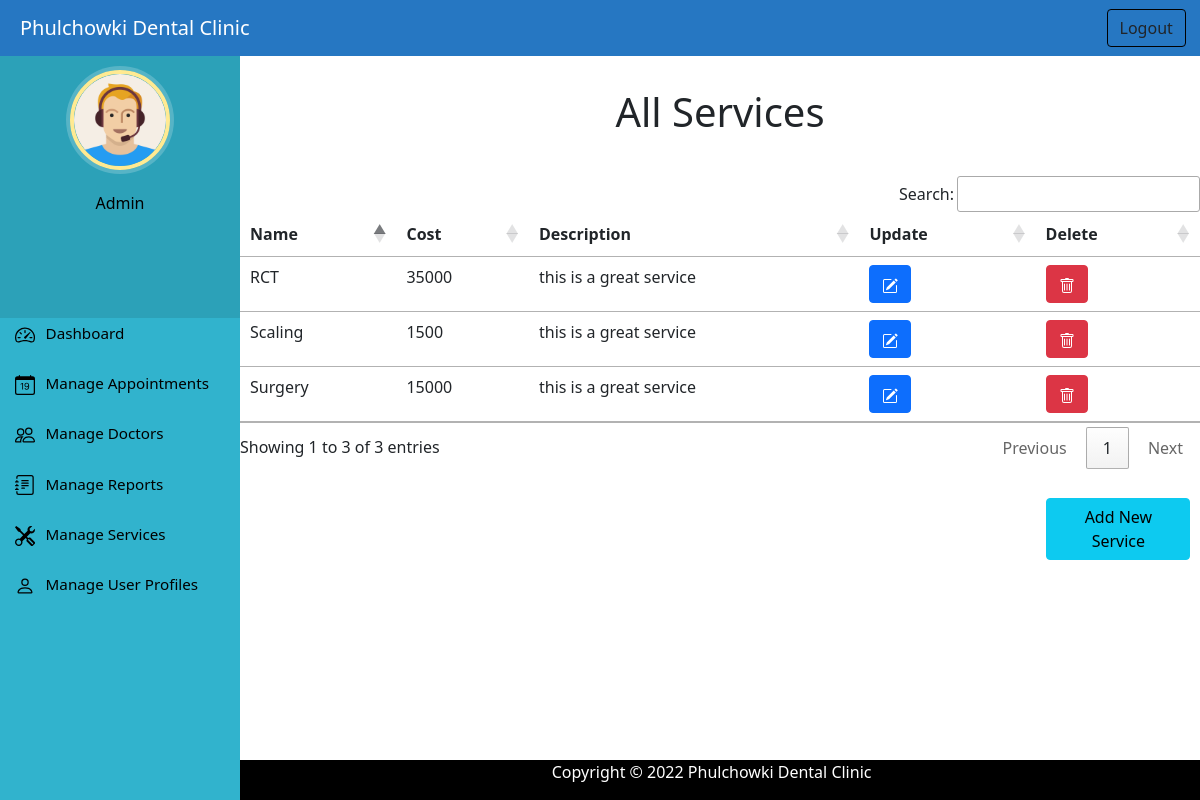
The app's page /admin_view_services (signed in) with its own data.
### home/models.py (models this page shows, shortened)
class Service(models.Model):
    service_name = models.CharField('Service',max_length=50)
    cost = models.IntegerField()
    description = models.TextField()

### home/views.py (the view)
# urls.py: path('admin_view_services', views.admin_view_services,name='admin_view_services'),
@login_required(login_url='/adminlogin')
@user_passes_test(is_admin)
def admin_view_services(request):
    services = Service.objects.all
    return render(request,'admin_view_services.html',  {'services':services})

### home/views.py (called while the page is built)
def is_admin(user):
    return user.groups.filter(name='ADMIN').exists()

### templates/admin_view_services.html (shortened to what this page needs)
{% extends 'adminbase.html' %}
{% load static %}
{% block content %}
<h1 class="text-center" style="margin-top: 40px;">All Services</h1>
<div style="margin-top: 40px;">
    <div >
      <table id="example" class="table table-hover">
        <thead>
          <tr>
            <th>Name</th>
            <th>Cost</th>
            <th>Description</th>
            <th>Update</th>
            <th>Delete</th>
          </tr>
        </thead>
        {% for s in services %}
        <tr>
          <td> {{s.service_name}}</td>
          <td>{{s.cost}}</td>
          <td>{{s.description}}</td>
          <td><a class="btn btn-primary btn-xs" name="update_button" href="{% url 'update_service' s.id  %}"></a></td>
          <td><a class="btn btn-danger btn-xs" onclick="return confirm('Are you sure you want to delete this service?')"  name="delete_button" href="{% url 'delete_service' s.id  %}"></i</a></td>
        </tr>
        {% endfor %}
      </table>
    </div>
    <a type="button" class="btn btn-info" href="/admin_add_services" style="margin-left: 84%; margin-bottom: 10%; width:15%; margin-top: 3%;">Add New Service</a>
  </div>
{% endblock content %}

### static/css/dashboardstyle.css (style rules this page uses)
a:link { text-decoration: none; }
a { color: white; }
body { padding-left: 240px; color: black; }

### records on screen
Service: service_name "Scaling", cost "1500", description "this is a great service"
Service: service_name "Surgery", cost "15000", description "this is a great service"
Service: service_name "RCT", cost "35000", description "this is a great service"
